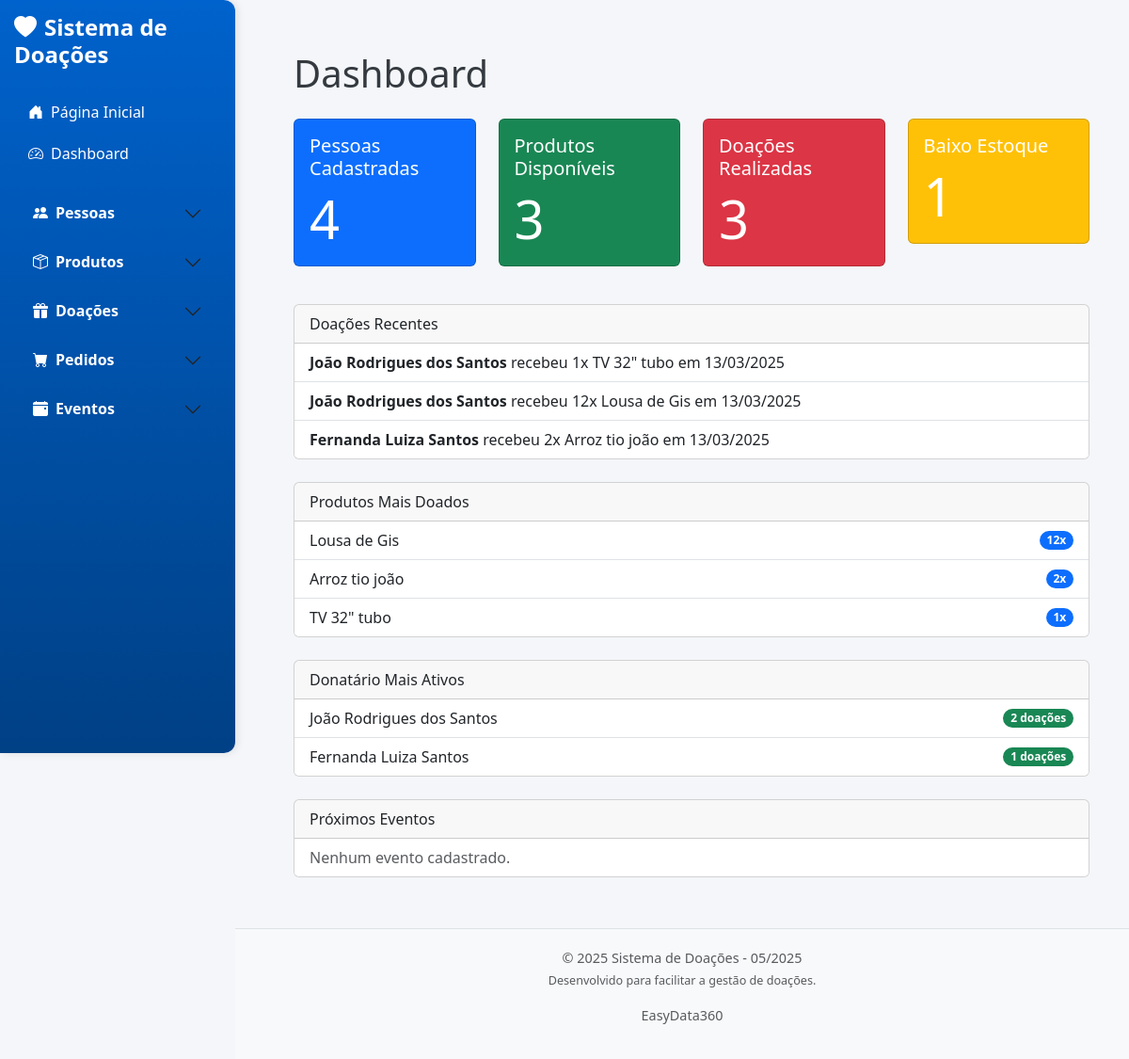
The app's page /dashboard, older data.
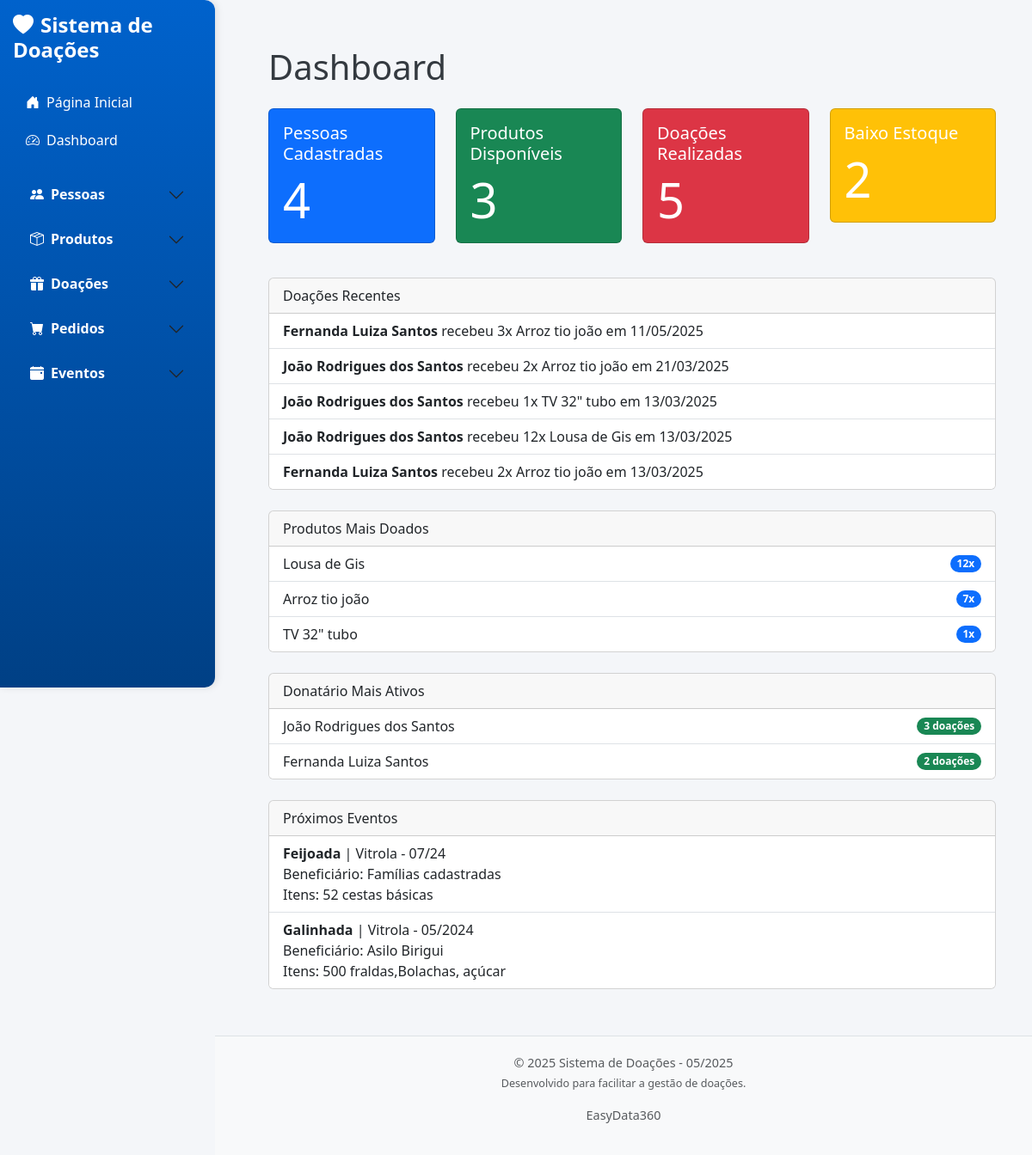
The same page, newer data.
### app/models/pessoa.py (models this page shows, shortened)
class Pessoa(db.Model):
    __tablename__ = 'pessoas'
    id = db.Column(db.Integer, primary_key=True)
    nome = db.Column(db.String(100), nullable=False)  # Evita duplicação
    endereco = db.Column(db.String(255))
    bairro = db.Column(db.String(100))
    telefone = db.Column(db.String(20))
    filhos = db.Column(db.String(50))
    profissao = db.Column(db.String(50))
    qtd_pessoas = db.Column(db.Integer)
    locomocao = db.Column(db.String(50))
    data_cadastro = db.Column(db.Date)
    ativo = db.Column(db.Boolean, default=True)  # Novo campo para ativação/desativação

### app/models/produto.py (models this page shows, shortened)
class Produto(db.Model):
    __tablename__ = 'produtos'
    id = db.Column(db.Integer, primary_key=True)
    nome_produto = db.Column(db.String(100), nullable=False, unique=True)  # Evita duplicação
    descricao = db.Column(db.String(255), nullable=True)
    quantidade = db.Column(db.Integer, nullable=False, default=0)
    data_entrada = db.Column(db.DateTime, nullable=False)

### app/models/evento.py (models this page shows, shortened)
class Evento(db.Model):
    __tablename__ = 'eventos'
    id = db.Column(db.Integer, primary_key=True)
    nome = db.Column(db.String(100), nullable=False)
    local = db.Column(db.String(100), nullable=False)
    data = db.Column(db.String(10), nullable=False)  # Ex: "07/24"
    doacao_para = db.Column(db.String(255), nullable=False)
    doacao = db.Column(db.Text, nullable=False)

### app/controllers/dashboard_controller.py (the view)
@bp_dashboard.route('/')
@bp_dashboard.route('/dashboard')
def dashboard():
    total_pessoas = db.session.query(func.count(Pessoa.id)).scalar()
    total_produtos = db.session.query(func.count(Produto.id)).scalar()
    total_doacoes = db.session.query(func.count(Doacao.id)).scalar()
    produtos_baixo_estoque = db.session.query(Produto).filter(Produto.quantidade < 5).count()
    stats = {
        'total_pessoas': total_pessoas,
        'total_produtos': total_produtos,
        'total_doacoes': total_doacoes,
        'produtos_baixo_estoque': produtos_baixo_estoque
    }
    doacoes_raw = db.session.query(Doacao).join(Pessoa).join(Produto) \
        .order_by(Doacao.data_doacao.desc()).limit(5).all()
    doacoes_recentes = [
        {
            'pessoa': doacao.pessoa.nome,
            'produto': doacao.produto.nome_produto,
            'quantidade': doacao.quantidade,
            'data': doacao.data_doacao.strftime('%d/%m/%Y')
        }
        for doacao in doacoes_raw
    ]
    produtos_raw = db.session.query(
        Produto.nome_produto,
        func.sum(Doacao.quantidade).label('total')
    ).join(Doacao).group_by(Produto.nome_produto) \
        .order_by(func.sum(Doacao.quantidade).desc()).limit(5).all()
    produtos_top = [
        {'nome': produto.nome_produto, 'total': produto.total}
        for produto in produtos_raw
    ]
    doadores_top = db.session.query(
        Pessoa.nome,
        func.count(Doacao.id).label('total')
    ).join(Doacao).group_by(Pessoa.nome)\
     .order_by(func.count(Doacao.id).desc()).limit(5).all()
    eventos_proximos = db.session.query(Evento).order_by(Evento.data.desc()).limit(5).all()
    return render_template('dashboard.html',
                           stats=stats,
                           doacoes_recentes=doacoes_recentes,
                           produtos_top=produtos_top,
                           doadores_top=doadores_top,
                           eventos_proximos=eventos_proximos)

### app/templates/dashboard.html
{% extends 'base.html' %}
{% block content %}
<div class="container mt-4">
  <h1 class="mb-4">Dashboard</h1>
  <div class="row mb-4">
    <div class="col-md-3">
      <div class="card text-white bg-primary mb-3">
        <div class="card-body">
          <h5 class="card-title">Pessoas Cadastradas</h5>
          <p class="card-text display-4">{{ stats.total_pessoas }}</p>
        </div>
      </div>
    </div>
    <div class="col-md-3">
      <div class="card text-white bg-success mb-3">
        <div class="card-body">
          <h5 class="card-title">Produtos Disponíveis</h5>
          <p class="card-text display-4">{{ stats.total_produtos }}</p>
        </div>
      </div>
    </div>
    <div class="col-md-3">
      <div class="card text-white bg-danger mb-3">
        <div class="card-body">
          <h5 class="card-title">Doações Realizadas</h5>
          <p class="card-text display-4">{{ stats.total_doacoes }}</p>
        </div>
      </div>
    </div>
    <div class="col-md-3">
      <div class="card text-white bg-warning mb-3">
        <div class="card-body">
          <h5 class="card-title">Baixo Estoque</h5>
          <p class="card-text display-4">{{ stats.produtos_baixo_estoque }}</p>
        </div>
      </div>
    </div>
  </div>
  <div class="card mb-4">
    <div class="card-header">Doações Recentes</div>
    <ul class="list-group list-group-flush">
      {% for doacao in doacoes_recentes %}
        <li class="list-group-item">
          <strong>{{ doacao.pessoa }}</strong> recebeu {{ doacao.quantidade }}x {{ doacao.produto }} em {{ doacao.data }}
        </li>
      {% else %}
        <li class="list-group-item text-muted">Nenhuma doação recente.</li>
      {% endfor %}
    </ul>
  </div>
  <div class="card mb-4">
    <div class="card-header">Produtos Mais Doados</div>
    <ul class="list-group list-group-flush">
        {% for produto in produtos_top %}
          <li class="list-group-item d-flex justify-content-between align-items-center">
            {{ produto.nome }}
            <span class="badge bg-primary rounded-pill">{{ produto.total }}x</span>
          </li>
        {% endfor %}
    </ul>
  </div>
  <div class="card mb-4">
    <div class="card-header">Donatário  Mais Ativos</div>
    <ul class="list-group list-group-flush">
      {% for doador in doadores_top %}
        <li class="list-group-item d-flex justify-content-between align-items-center">
          {{ doador.nome }}
          <span class="badge bg-success rounded-pill">{{ doador.total }} doações</span>
        </li>
      {% else %}
        <li class="list-group-item text-muted">Nenhum doador ativo.</li>
      {% endfor %}
    </ul>
  </div>
  <div class="card mb-4">
    <div class="card-header">Próximos Eventos</div>
    <ul class="list-group list-group-flush">
      {% for evento in eventos_proximos %}
        <li class="list-group-item">
          <strong>{{ evento.nome }}</strong> | {{ evento.local }} - {{ evento.data }} <br>
          Beneficiário: {{ evento.doacao_para }} <br>
          Itens: {{ evento.doacao }}
        </li>
      {% else %}
        <li class="list-group-item text-muted">Nenhum evento cadastrado.</li>
      {% endfor %}
    </ul>
  </div>
</div>
{% endblock %}

### app/templates/base.html (shortened to what this page needs)
<!DOCTYPE html>
<html lang="pt-br">
<head>
    <link href="https://cdn.jsdelivr.net/npm/bootstrap@5.3.0/dist/css/bootstrap.min.css" rel="stylesheet">
    <link rel="stylesheet" href="https://cdn.jsdelivr.net/npm/bootstrap-icons@1.10.5/font/bootstrap-icons.css">
    <link rel="stylesheet" href="{{ url_for('static', filename='css/style.css') }}">
</head>
<body class="corpo">
<div class="sidebar">
    <h4 class="mb-4">
    <a href="/dashboard" class="text-white text-decoration-none">
        <i class="bi bi-heart-fill me-2"></i>Sistema de Doações
    </a>
</h4>
<div class="mb-3">
        <a href="/" class="nav-link">
            <i class="bi bi-house-door-fill me-2"></i>Página Inicial
        </a>
        <a href="/dashboard" class="nav-link">
            <i class="bi bi-speedometer2 me-2"></i>Dashboard
        </a>
</div>
    <div class="accordion" id="menuAccordion">
        <div class="accordion-item">
            <h2 class="accordion-header" id="headingPessoas">
                <button class="accordion-button collapsed" type="button" data-bs-toggle="collapse" data-bs-target="#collapsePessoas" aria-expanded="false" aria-controls="collapsePessoas">
                    <i class="bi bi-people-fill me-2"></i>Pessoas
                </button>
            </h2>
        </div>
        <div class="accordion-item">
            <h2 class="accordion-header" id="headingProdutos">
                <button class="accordion-button collapsed" type="button" data-bs-toggle="collapse" data-bs-target="#collapseProdutos" aria-expanded="false" aria-controls="collapseProdutos">
                    <i class="bi bi-box-seam me-2"></i>Produtos
                </button>
            </h2>
        </div>
        <div class="accordion-item">
            <h2 class="accordion-header" id="headingDoacoes">
                <button class="accordion-button collapsed" type="button" data-bs-toggle="collapse" data-bs-target="#collapseDoacoes" aria-expanded="false" aria-controls="collapseDoacoes">
                    <i class="bi bi-gift-fill me-2"></i>Doações
                </button>
            </h2>
        </div>
        <div class="accordion-item">
            <h2 class="accordion-header" id="headingPedidos">
                <button class="accordion-button collapsed" type="button" data-bs-toggle="collapse" data-bs-target="#collapsePedidos" aria-expanded="false" aria-controls="collapsePedidos">
                    <i class="bi bi-cart-fill me-2"></i>Pedidos
                </button>
            </h2>
        </div>
        <div class="accordion-item">
            <h2 class="accordion-header" id="headingEventos">
                <button class="accordion-button collapsed" type="button" data-bs-toggle="collapse" data-bs-target="#collapseEventos" aria-expanded="false" aria-controls="collapseEventos">
                    <i class="bi bi-calendar-event-fill me-2"></i>Eventos
                </button>
            </h2>
        </div>
    </div>
</div>
<div class="content">
    {% block content %}{% endblock %}
</div>
<footer class="text-center">
    <div class="container">
        <p class="text-muted mb-1">&copy; 2025 Sistema de Doações - 05/2025</p>
        <p class="text-muted small">Desenvolvido para facilitar a gestão de doações.</p>
        <p class="text-muted">EasyData360</p>
    </div>
</footer>
</body>
</html>

### app/static/css/style.css (style rules this page uses)
body { overflow-x: hidden; font-family: 'Segoe UI', Tahoma, Geneva, Verdana, sans-serif; background-color: #f4f6f9; color: #343a40; }
.sidebar { width: 250px; height: 100vh; background: linear-gradient(180deg, #0062cc, #004085); color: white; padding: 15px; position: fixed; box-shadow: 2px 0 8px rgba(0, 0, 0, 0.1); border-top-right-radius: 12px; border-bottom-right-radius: 12px; }
.sidebar h4 { margin-bottom: 30px; font-weight: bold; }
.sidebar .nav-link, .sidebar .nav-link:visited { color: white; padding: 10px 15px; display: block; border-radius: 8px; text-decoration: none; transition: background-color 0.3s ease; }
.accordion-button { background-color: transparent; color: white; font-weight: bold; box-shadow: none; }
.accordion-item { background-color: transparent; border: none; }
.content { margin-left: 270px; padding: 30px; transition: margin 0.3s ease; }
footer { background-color: #f8f9fa; color: #6c757d; font-size: 0.9em; border-top: 1px solid #dee2e6; margin-left: 250px; padding: 20px 0; }

Row changes from the older to the newer data that the page shows:
computed for Pessoa "Fernanda Luiza Santos": total "1" → "2"
changed Produto "Arroz tio joão": total "2" → "7"
computed for Pessoa "João Rodrigues dos Santos": total "2" → "3"
added Evento: nome "Feijoada", local "Vitrola", data "07/24", doacao_para "Famílias cadastradas", doacao "52 cestas básicas"
added Evento: nome "Galinhada", local "Vitrola", data "05/2024", doacao_para "Asilo Birigui", doacao "500 fraldas,Bolachas, açúcar"
Text that changed along with them:
{{ stats.total_doacoes }}: "3" → "5"
{{ stats.produtos_baixo_estoque }}: "1" → "2"
new list line: "Fernanda Luiza Santos"
new list line: "recebeu 3 x em 11/05/2025"
new list line: "Arroz tio joão"
new list line: "João Rodrigues dos Santos"
new list line: "recebeu 2 x em 21/03/2025"
text no longer shown: "Nenhum evento cadastrado."
